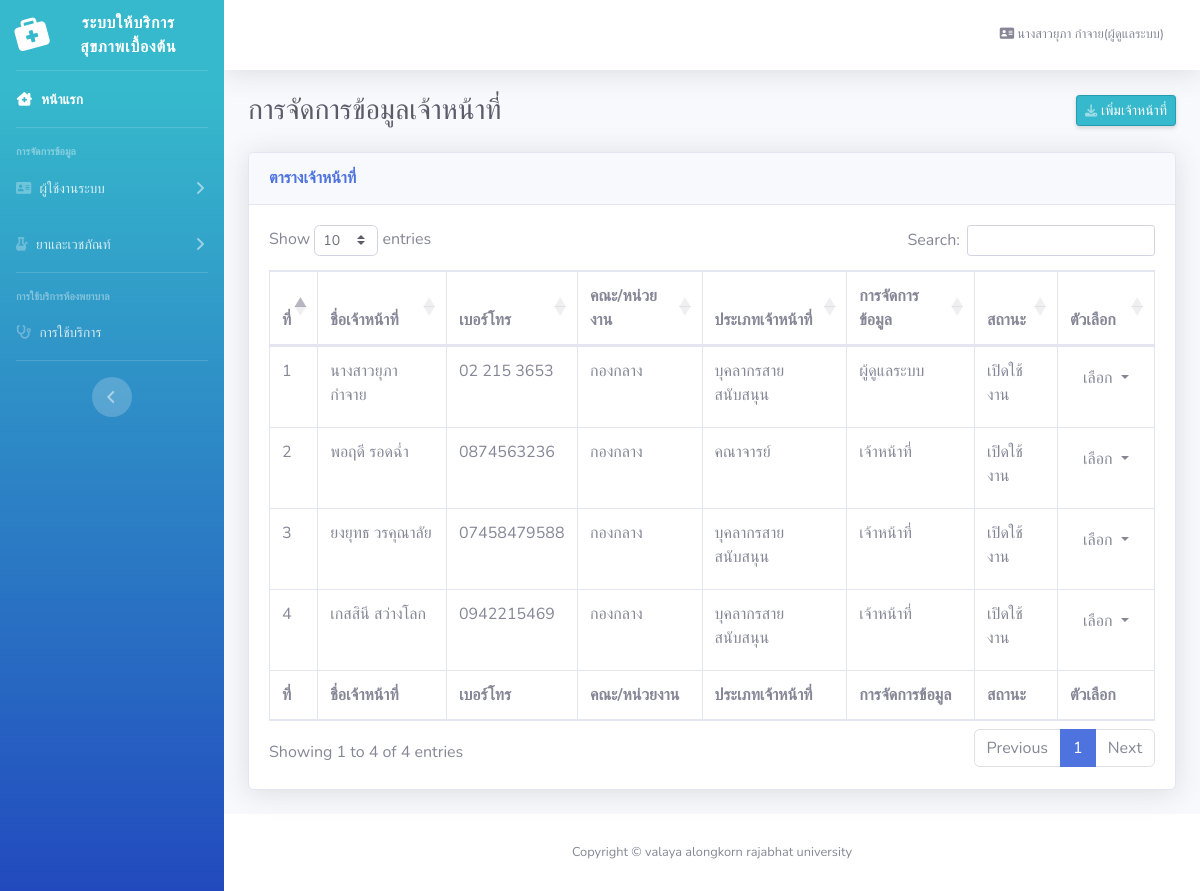
The app's page /staff_manage.php (signed in) with its own data.
### tables this page shows
CREATE TABLE `user` (
  `user_id` int(11) NOT NULL COMMENT 'รหัสผู้ใช้',
  `user_namel` varchar(100) NOT NULL COMMENT 'ชื่อสกุล',
  `fac_id` int(11) NOT NULL COMMENT 'คณะ',
  `tel` varchar(11) NOT NULL COMMENT 'เบอร์โทร\r\n',
  `username` varchar(255) NOT NULL COMMENT 'ชื่อผู้ใช้',
  `password` varchar(255) NOT NULL COMMENT 'รหัสผ่าน',
  `active` int(11) NOT NULL DEFAULT 0 COMMENT 'การเปิดใช้งาน',
  `status` int(11) NOT NULL DEFAULT 0 COMMENT 'การลบ\r\n',
  `Ulevel` int(3) NOT NULL COMMENT 'ประเภทการเข้าถึงUI',
  `cata` int(20) NOT NULL COMMENT 'ประเภทผู้ใช้',
  `druga` varchar(255) NOT NULL COMMENT 'การแพ้ยา'
);

CREATE TABLE `fac` (
  `fac_id` int(11) NOT NULL,
  `fac_name` varchar(100) NOT NULL,
  `fac_active` int(11) NOT NULL DEFAULT 0,
  `fac_status` int(11) NOT NULL DEFAULT 0
);

### staff_manage.php (the view, shortened to what this page needs)
<?php
require_once 'db_connect.php';
    if($_SESSION['Ulevel'] == '1'){
        $user_id = $_SESSION['user_id'];
        $sql = "SELECT user.user_id, user.user_namel, user.fac_id,
        user.tel, user.username, user.password, user.active, user.status,
        user.Ulevel, user.cata, user.druga, fac.fac_name FROM user
        INNER JOIN fac ON user.fac_id = fac.fac_id WHERE user_id = {$user_id}";
        $query = $connect->query($sql);
        $result = $query->fetch_assoc();
?>
<!DOCTYPE html>
<html lang="en">
<head>
    <link href="vendor/fontawesome-free/css/all.min.css" rel="stylesheet" type="text/css">
    <link href="css/sb-admin-2.min.css" rel="stylesheet">
    <link href="vendor/datatables/dataTables.bootstrap4.min.css" rel="stylesheet">
</head>
<body id="page-top">
    <div id="wrapper">
        <ul class="navbar-nav bg-gradient-primary sidebar sidebar-dark accordion" id="accordionSidebar">
            <a class="sidebar-brand d-flex align-items-center justify-content-center" href="index.php">
                <div class="sidebar-brand-icon rotate-n-15">
                <i class="fas fa-briefcase-medical"></i>
                </div>
                <div class="sidebar-brand-text mx-3">ระบบให้บริการสุขภาพเบื้องต้น</div>
            </a>
            <hr class="sidebar-divider my-0">
            <li class="nav-item active">
                <a class="nav-link" href="index.php">
                    <i class="fas fa-fw fa-clinic-medical"></i>
                    <span>หน้าแรก</span></a>
            </li>
            <hr class="sidebar-divider">
            <div class="sidebar-heading">
                การจัดการข้อมูล
            </div>
            <li class="nav-item">
                <a class="nav-link collapsed" href="#" data-toggle="collapse" data-target="#collapseTwo"
                    aria-expanded="true" aria-controls="collapseTwo">
                    <i class="fas fa-address-card"></i>
                    <span>ผู้ใช้งานระบบ</span>
                </a>
            </li>
            <li class="nav-item">
                <a class="nav-link collapsed" href="#" data-toggle="collapse" data-target="#collapseUtilities"
                    aria-expanded="true" aria-controls="collapseUtilities">
                    <i class="fas fa-bong"></i>
                    <span>ยาและเวชภัณท์</span>
                </a>
            </li>
            <hr class="sidebar-divider">
            <div class="sidebar-heading">
               การใช้บริการห้องพยาบาล
            </div>
            <li class="nav-item">
                <a class="nav-link" href="tables.php">
                     <i class="fas fa-2x fa-stethoscope"></i>
                    <span>การใช้บริการ</span></a>
            </li>
            <hr class="sidebar-divider d-none d-md-block">
            <div class="text-center d-none d-md-inline">
                <button class="rounded-circle border-0" id="sidebarToggle"></button>
            </div>
        </ul>
        <div id="content-wrapper" class="d-flex flex-column">
            <div id="content">
                <nav class="navbar navbar-expand navbar-light bg-white topbar mb-4 static-top shadow">
                    <ul class="navbar-nav ml-auto">
                        <li class="nav-item dropdown no-arrow">
                            <a class="nav-link dropdown-toggle" href="#" id="userDropdown" role="button"
                                data-toggle="dropdown" aria-haspopup="true" aria-expanded="false">
                                <span class="mr-2 d-none d-lg-inline text-gray-600 small"><i class="fas fa-address-card"></i> <?php echo $result['user_namel']."(ผู้ดูแลระบบ)"; ?></span>
                            </a>
                        </li>
                    </ul>
                </nav>
                <div class="container-fluid">
                    <div class="d-sm-flex align-items-center justify-content-between mb-4">
                        <h1 class="h3 mb-0 text-gray-800">การจัดการข้อมูลเจ้าหน้าที่</h1>
                        <a href="#" class="d-none d-sm-inline-block btn btn-sm btn-primary shadow-sm" href="#" data-toggle="modal" data-target="#adduserModal"> เพิ่มเจ้าหน้าที่</a>
                    </div>
                    <div class="card shadow mb-4">
                        <div class="card-header py-3">
                            <h6 class="m-0 font-weight-bold text-primary">ตารางเจ้าหน้าที่</h6>
                        </div>
                        <div class="card-body">
                            <div class="table-responsive">
                                <table class="table table-bordered" id="dataTable" width="100%" cellspacing="0">
                                    <thead>
                                        <tr>
                                            <th>ที่</th>
                                            <th>ชื่อเจ้าหน้าที่</th>
                                            <th>เบอร์โทร</th>
                                            <th>คณะ/หน่วยงาน</th>
                                            <th>ประเภทเจ้าหน้าที่</th>
                                            <th>การจัดการข้อมูล</th>
                                            <th>สถานะ</th>
                                            <th>ตัวเลือก</th>
                                        </tr>
                                    </thead>
                                    <tfoot>
                                        <tr>
                                            <th>ที่</th>
                                            <th>ชื่อเจ้าหน้าที่</th>
                                            <th>เบอร์โทร</th>
                                            <th>คณะ/หน่วยงาน</th>
                                            <th>ประเภทเจ้าหน้าที่</th>
                                            <th>การจัดการข้อมูล</th>
                                            <th>สถานะ</th>
                                            <th>ตัวเลือก</th>
                                        </tr>
                                    </tfoot>
                                    <tbody>
                                    <?php $sqlr = "SELECT user.user_id, user.user_namel, user.fac_id,
                                                    user.tel, user.username, user.password, user.active, user.status,
                                                    user.Ulevel, user.cata, user.druga, fac.fac_name FROM user
                                                    INNER JOIN fac ON user.fac_id = fac.fac_id
                                                    WHERE user.status = 1 AND Ulevel != 3" ;
                                        $resulto = $connect->query($sqlr);
                                        $x = 1;
                                        while($row = $resulto->fetch_array()) {
                                        ?>
                                        <tr>
                                        <td> <?php echo $x++; ?></td>
                                            <td><?php echo $row['user_namel']; ?></td>
                                            <td><?php echo $row['tel']; ?></td>
                                            <td><?php echo $row['fac_name']; ?></td>
                                            <td><?php $cata = $row['cata'];
                                            if ($cata == 1){
                                                $catat ="นักศึกษา";
                                              }elseif($cata == 2){
                                                $catat ="คณาจารย์";
                                              }elseif($cata == 3){
                                                $catat ="บุคลากรสายสนับสนุน";
                                              }elseif($cata == 4){
                                                $catat ="กลุ่มแม่บ้าน";
                                              }elseif($cata == 5){
                                                $catat ="นักเรียนโรงเรียนโรงเรียนสาธิต";
                                              }
                                            echo $catat  ?> </td>
                                            <td><?php $level = $row['Ulevel'];
                                            if ($level == 1){
                                                $levelt ="ผู้ดูแลระบบ";
                                              }elseif($level == 2){
                                                $levelt ="เจ้าหน้าที่";
                                              }
                                            echo $levelt  ?></td>
                                            <td><?php  $active = "";
                                                        if($row['active'] == 1) {
                                                            $active = "<label class='label label-success'>เปิดใช้งาน</label>";
                                                        } else if($row['active'] == 2){
                                                            $active = "<label class='label label-danger'>ปิดใช้งาน</label>";
                                                        } echo $active; ?></td>
                                            <td><div class="btn-group">
                                                <button type="button" class="btn btn-default dropdown-toggle" data-toggle="dropdown" aria-haspopup="true" aria-expanded="false">
                                                    เลือก <span class="caret"></span>
                                                </button>
                                                </div></td>
                                        </tr>
                                        <?php } ?>
                                    </tbody>
                                </table>
                            </div>
                        </div>
                    </div>
                </div>
            </div>
            <footer class="sticky-footer bg-white">
                <div class="container my-auto">
                    <div class="copyright text-center my-auto">
                        <span>Copyright &copy; valaya alongkorn rajabhat university</span>
                    </div>
                </div>
            </footer>
        </div>
    </div>
</body>
</html>
<?php } ?>

### records on screen
user: user_namel "นางสาวยุภา กำจาย", tel "02 215 3653", fac.fac_name "กองกลาง", cata "บุคลากรสายสนับสนุน", Ulevel "ผู้ดูแลระบบ", active "เปิดใช้งาน"
user: user_namel "พอฤดี รอดฉ่ำ", tel "0874563236", fac.fac_name "กองกลาง", cata "คณาจารย์", Ulevel "เจ้าหน้าที่", active "เปิดใช้งาน"
user: user_namel "ยงยุทธ วรคุณาลัย", tel "07458479588", fac.fac_name "กองกลาง", cata "บุคลากรสายสนับสนุน", Ulevel "เจ้าหน้าที่", active "เปิดใช้งาน"
user: user_namel "เกสสินี สว่างโลก", tel "0942215469", fac.fac_name "กองกลาง", cata "บุคลากรสายสนับสนุน", Ulevel "เจ้าหน้าที่", active "เปิดใช้งาน"
